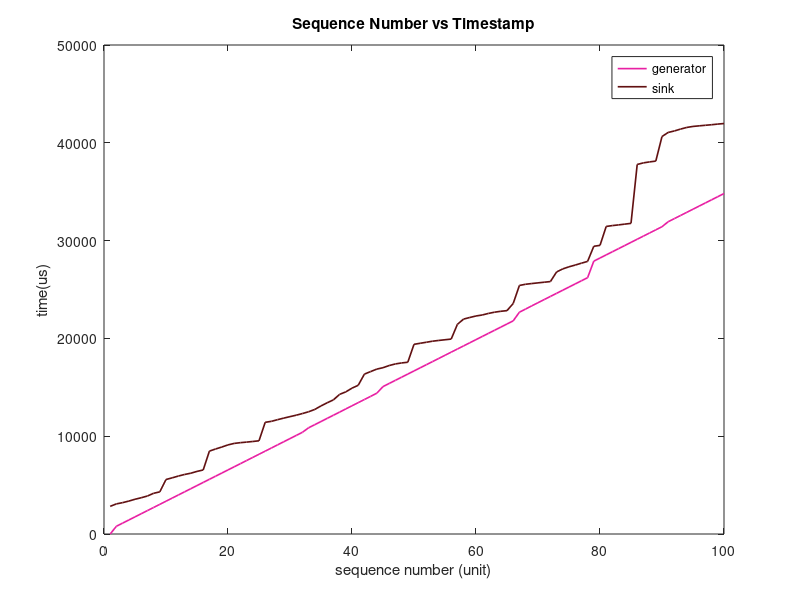

Recreate this plot in MATLAB.
clc;clear all;
%%%%%%%%%%%%%%%%%%%%%%%%%%%%%%%%%%%%%%%%%%%%%%%%%%%%%%%%%%%%%%%%%%%
%Reading data from a file
%Note that time is in micro seconds and packetsize is in Bytes
%%%%%%%%%%%%%%%%%%%%%%%%%%%%%%%%%%%%%%%%%%%%%%%%%%%%%%%%%%%%%%%%%%%
[packetNo_g, packetsize_g, time_g] = textread('trafficGenerator3.txt', '%f %f %f');
[packetNo_s, packetsize_s, time_s] = textread('trafficSinkoutput3.txt', '%f %f %f');

i = 1;
time_1 = zeros(1,100,'double');
sequence_1 = zeros(1, 100, 'double');
time_2 = zeros(1,100,'double');
sequence_2 = zeros(1, 100, 'double');

while i<=100
    time_1(i) = time_g(i);
    sequence_1(i) = packetNo_g(i);
    time_2(i) = time_s(i);
    sequence_2(i) = packetNo_s(i);
    i=i+1;
end


figure(1);
plot(sequence_1, time_1, 'Color',[rand(1),rand(1),rand(1)], 'LineWidth',1.2);
hold on
plot(sequence_2, time_2,'Color',[rand(1),rand(1),rand(1)], 'LineWidth',1.2);
hold off
title('Sequence Number vs Timestamp');
xlabel('sequence number (unit)');
ylabel('time(us)');
legend('generator','sink')

